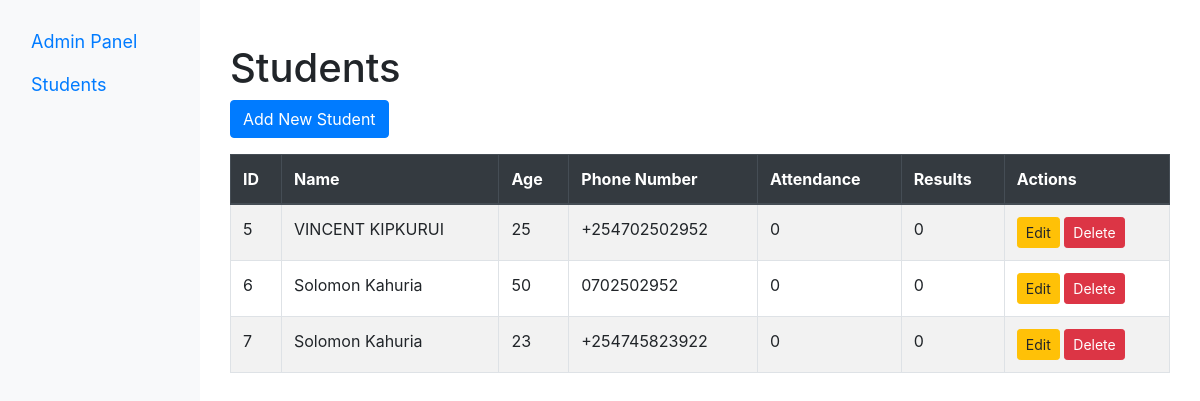
Screenshot of /admin (signed in) with the database file from the repository.
### tables this page shows
CREATE TABLE `users` (
  `id` int(11) NOT NULL,
  `name` varchar(50) NOT NULL,
  `age` varchar(11) NOT NULL,
  `results` int(11) NOT NULL DEFAULT 0,
  `attendance` int(11) NOT NULL DEFAULT 0,
  `phone_number` varchar(15) NOT NULL,
  `email` varchar(100) NOT NULL,
  `password` varchar(10) NOT NULL
);

### admin/index.php (the view, shortened to what this page needs)
<!DOCTYPE html>
<html lang="en">
<head>
    <link rel="stylesheet" href="https://stackpath.bootstrapcdn.com/bootstrap/4.3.1/css/bootstrap.min.css">
</head>
<body>
<div class="container-fluid">
    <div class="row">
        <nav class="col-md-2 d-none d-md-block bg-light sidenav">
            <a class="navbar-brand" href="#">Admin Panel</a>
            <a class="nav-link" href="admin_panel.php">Students</a>
        </nav>
        <main role="main" class="col-md-10 ml-sm-auto">
            <div class="container mt-4">
                <h1>Students</h1>
                <button type="button" class="btn btn-primary" data-toggle="modal" data-target="#addStudentModal">
                    Add New Student
                </button>
                <table class="table table-bordered table-striped mt-3">
                    <thead class="thead-dark">
                    <tr>
                        <th>ID</th>
                        <th>Name</th>
                        <th>Age</th>
                        <th>Phone Number</th>
                        <th>Attendance</th>
                        <th>Results</th>
                        <th>Actions</th>
                    </tr>
                    </thead>
                    <tbody>
                    <?php
                    $conn = connectToDatabase();
                    $sql = "SELECT * FROM users";
                    $result = $conn->query($sql);
                    $students = $result->fetch_all(MYSQLI_ASSOC);
                    foreach ($students as $student):
                        ?>
                        <tr>
                            <td><?php echo $student['id']; ?></td>
                            <td><?php echo $student['name']; ?></td>
                            <td><?php echo $student['age']; ?></td>
                            <td><?php echo $student['phone_number']; ?></td>
                            <td><?php echo $student['attendance']; ?></td>
                            <td><?php echo $student['results']; ?></td>
                            <td>
                                <button class="btn btn-warning btn-sm"
                                        onclick="editStudentModal(<?php echo $student['id']; ?>)">Edit
                                </button>
                                <button class="btn btn-danger btn-sm"
                                        onclick="deleteStudent(<?php echo $student['id']; ?>)">Delete
                                </button>
                            </td>
                        </tr>
                    <?php endforeach; ?>
                    </tbody>
                </table>
            </div>
        </main>
    </div>
</div>
</body>
</html>

### admin/index.php (style rules this page uses)
.container-fluid { margin-top: 20px; }
.sidenav { height: 100%; width: 250px; position: fixed; z-index: 1; top: 0; left: 0; background-color: #d1d5d8; padding-top: 20px; }
.sidenav a { padding: 8px 8px 8px 16px; text-decoration: none; font-size: 18px; color: #007bff; display: block; }

### rows the page displays
users: id "5", name "VINCENT KIPKURUI", age "25", phone_number "+254702502952", attendance "0", results "0"
users: id "6", name "Solomon Kahuria", age "50", phone_number "0702502952", attendance "0", results "0"
users: id "7", name "Solomon Kahuria", age "23", phone_number "+254745823922", attendance "0", results "0"
